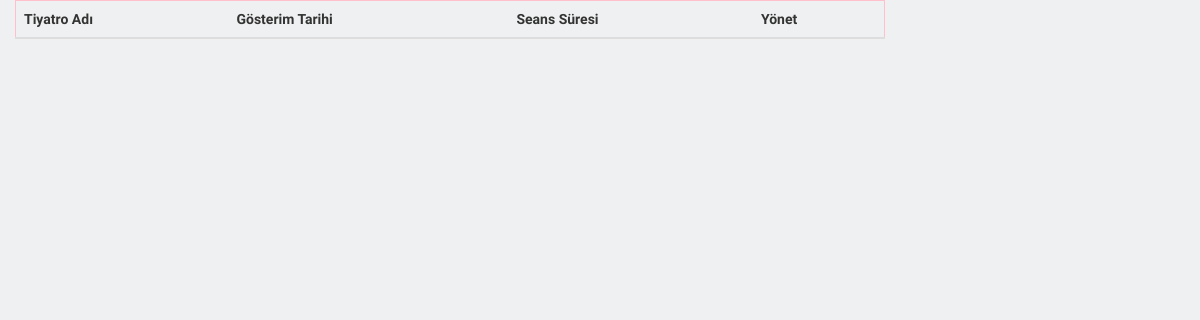
/panel/tiyatro-index.php, run on an earlier commit of the app's database.
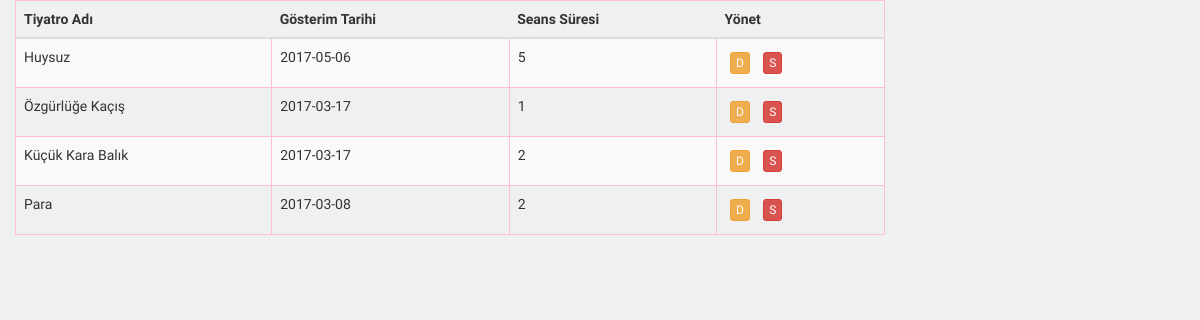
And on a later commit of the database.
### tables this page shows
CREATE TABLE `tiyatrolar` (
  `id` int(2) NOT NULL,
  `tiyatro_adi` varchar(50) NOT NULL,
  `yonetmen` text NOT NULL,
  `oyuncular` varchar(175) NOT NULL,
  `ozet` varchar(500) NOT NULL,
  `afis` varchar(60) NOT NULL,
  `seans` int(2) NOT NULL,
  `gosterim_tarihi` date NOT NULL DEFAULT '2017-03-29',
  `gosterim_turu` tinyint(1) NOT NULL
);

### Classes.php (called while the page is built, shortened)
<?php
class Tiyatrolar{
    public function getTiyatrolar(){
        global $db;
        $tiyatrolar = $db ->prepare("select * from tiyatrolar");
        $tiyatrolar -> execute(array());
        $dizi = $tiyatrolar -> fetchALL(PDO::FETCH_ASSOC);
        return $dizi;
    }
    public function getTiyatroAdi($dizi){
        return $dizi["tiyatro_adi"];
    }
    public function getSeans($dizi){
        return $dizi["seans"];
    }
    public function getGosterimTarihi($dizi){
        return $dizi["gosterim_tarihi"];
    }
    public function getID($dizi){
        return $dizi["id"];
    }
}

### panel/tiyatro-index.php (the view, shortened to what this page needs)
<!DOCTYPE html>
<html lang="en">
<head>
    <link href="css/bootstrap.css" rel="stylesheet" type="text/css">
    <link href= "css/font-awesome.min.css" rel="stylesheet">
    <link href="css/hover.css" rel="stylesheet">
    <link href="css/jasny-bootstrap.min.css" rel="stylesheet">
     <link href="css/datatables.min.css" rel="stylesheet">
    <link href="css/ayar.css" rel="stylesheet">
</head>
<body>
    <div class="row">
        <div class="col-md-9">
            <div class="row">
                <table class="dataTable-example table table-striped">
                <thead>
                    <tr>
                        <th>Tiyatro Adı</th>
                        <th>Gösterim Tarihi</th>
                        <th>Seans Süresi</th>
                        <th>Yönet</th>
                    </tr>
                    </thead>
                    <tbody>
                      <?php
                     $obj = new Tiyatrolar();
                     $dizi = $obj -> getTiyatrolar();
                     foreach ($dizi as $elements) {
                        $id = $obj -> getID($elements);
                        $tiyatro_adi=  $obj -> getTiyatroAdi($elements);
                        $seans = $obj -> getSeans($elements);
                        $gosterim_tarihi = $obj -> getGosterimTarihi($elements);
                        echo ' <tr>
                        <td>'.$tiyatro_adi.'</td>
                        <td>'.$gosterim_tarihi.'</td>
                        <td>'.$seans.'</td>
                        <td>
                        <a class="btn btn-warning btn-xs" href="tiyatrolar.php?x=tiyatroduzenle&id='.$id.'" role="button">D</a>
                        <a class="btn btn-danger btn-xs" href="tiyatro_sil.php?k='.$id.'" role="button">S</a></td>
                        </tr>';
                     }
                      ?>
                    </tbody>
                </table>
            </div>
        </div>
    </div>
</body>
</html>

### panel/css/ayar.css (style rules this page uses)
html,body { font-family: 'Work Sans', sans-serif; }
.row { margin-left: 0px; margin-right: 0px; }
body { background: #EFF0F1; }
table td { border-top: none !important; }
table , tr, td { border: 1px solid pink; }
.btn-xs { margin: 5px; }

What changed in the data, as far as the page shows it:
added tiyatrolar: tiyatro_adi "Huysuz", gosterim_tarihi "2017-05-06", seans "5"
added tiyatrolar: tiyatro_adi "Özgürlüğe Kaçış", gosterim_tarihi "2017-03-17", seans "1"
added tiyatrolar: tiyatro_adi "Küçük Kara Balık", gosterim_tarihi "2017-03-17", seans "2"
added tiyatrolar: tiyatro_adi "Para", gosterim_tarihi "2017-03-08", seans "2"
